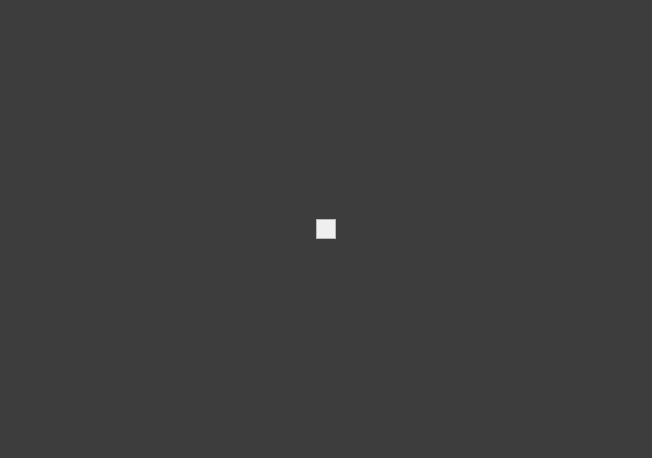
<?xml version="1.0" encoding="UTF-8"?>
<ui version="4.0">
 <class>MainWindow</class>
 <widget class="QDialog" name="MainWindow">
  <property name="geometry">
   <rect>
    <x>0</x>
    <y>0</y>
    <width>652</width>
    <height>458</height>
   </rect>
  </property>
  <property name="windowTitle">
   <string>Dialog</string>
  </property>
  <property name="styleSheet">
   <string notr="true">#backgroundFrame
{
	background-color:	rgba(0, 0, 0, 190);
}
</string>
  </property>
  <layout class="QGridLayout" name="gridLayout">
   <property name="margin">
    <number>0</number>
   </property>
   <property name="spacing">
    <number>0</number>
   </property>
   <item row="0" column="0">
    <widget class="QFrame" name="backgroundFrame">
     <property name="autoFillBackground">
      <bool>true</bool>
     </property>
     <layout class="QGridLayout" name="gridLayout_2" rowstretch="1,0,1" columnstretch="1,0,1">
      <property name="margin">
       <number>0</number>
      </property>
      <property name="spacing">
       <number>0</number>
      </property>
      <item row="0" column="1">
       <spacer name="verticalSpacer">
        <property name="orientation">
         <enum>Qt::Vertical</enum>
        </property>
        <property name="sizeHint" stdset="0">
         <size>
          <width>20</width>
          <height>215</height>
         </size>
        </property>
       </spacer>
      </item>
      <item row="1" column="0">
       <spacer name="horizontalSpacer">
        <property name="orientation">
         <enum>Qt::Horizontal</enum>
        </property>
        <property name="sizeHint" stdset="0">
         <size>
          <width>311</width>
          <height>20</height>
         </size>
        </property>
       </spacer>
      </item>
      <item row="1" column="1">
       <widget class="Launcher" name="Launcher">
        <property name="autoFillBackground">
         <bool>true</bool>
        </property>
        <property name="frameShape">
         <enum>QFrame::StyledPanel</enum>
        </property>
        <property name="frameShadow">
         <enum>QFrame::Raised</enum>
        </property>
       </widget>
      </item>
      <item row="1" column="2">
       <spacer name="horizontalSpacer_2">
        <property name="orientation">
         <enum>Qt::Horizontal</enum>
        </property>
        <property name="sizeHint" stdset="0">
         <size>
          <width>310</width>
          <height>20</height>
         </size>
        </property>
       </spacer>
      </item>
      <item row="2" column="1">
       <spacer name="verticalSpacer_2">
        <property name="orientation">
         <enum>Qt::Vertical</enum>
        </property>
        <property name="sizeHint" stdset="0">
         <size>
          <width>20</width>
          <height>212</height>
         </size>
        </property>
       </spacer>
      </item>
     </layout>
    </widget>
   </item>
  </layout>
 </widget>
 <customwidgets>
  <customwidget>
   <class>Launcher</class>
   <extends>QFrame</extends>
   <header>Launcher</header>
   <container>1</container>
  </customwidget>
 </customwidgets>
 <resources/>
 <connections/>
</ui>
